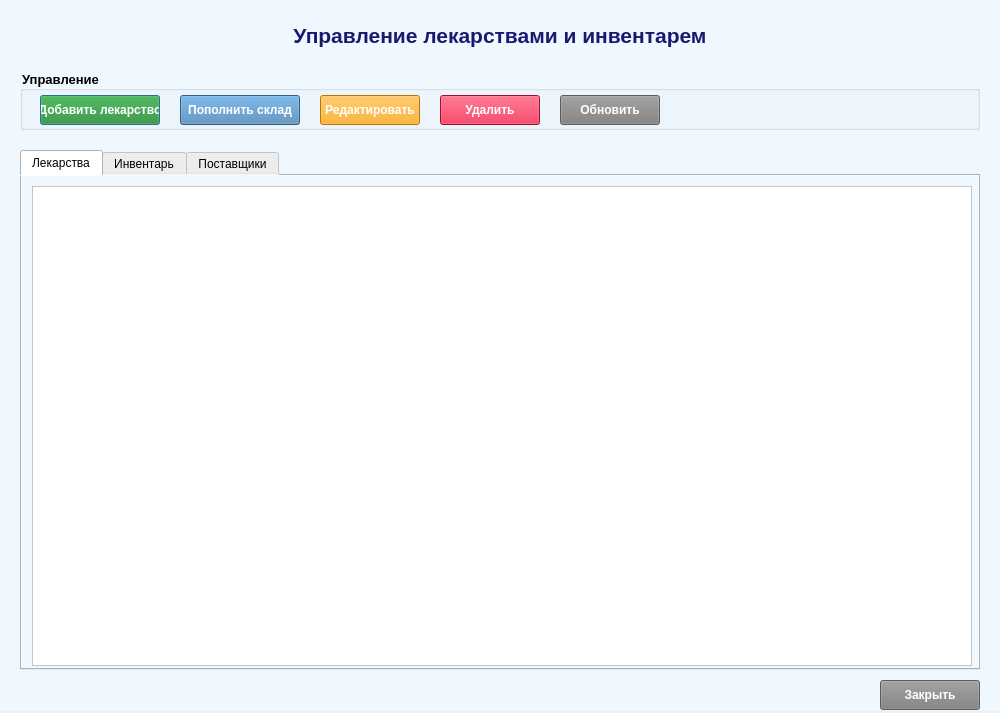
<?xml version="1.0" encoding="UTF-8"?>
<ui version="4.0">
 <class>ManageMedicinesDialog</class>
 <widget class="QDialog" name="ManageMedicinesDialog">
  <property name="geometry">
   <rect>
    <x>0</x>
    <y>0</y>
    <width>1000</width>
    <height>713</height>
   </rect>
  </property>
  <property name="windowTitle">
   <string>Управление лекарствами</string>
  </property>
  <property name="modal">
   <bool>true</bool>
  </property>
  <widget class="QWidget" name="centralwidget" native="true">
   <property name="geometry">
    <rect>
     <x>0</x>
     <y>0</y>
     <width>1001</width>
     <height>711</height>
    </rect>
   </property>
   <property name="styleSheet">
    <string notr="true">background-color: rgb(240, 248, 255);</string>
   </property>
   <widget class="QLabel" name="titleLabel">
    <property name="geometry">
     <rect>
      <x>20</x>
      <y>20</y>
      <width>960</width>
      <height>30</height>
     </rect>
    </property>
    <property name="font">
     <font>
      <pointsize>16</pointsize>
      <weight>75</weight>
      <bold>true</bold>
     </font>
    </property>
    <property name="styleSheet">
     <string notr="true">color: rgb(25, 25, 112);</string>
    </property>
    <property name="text">
     <string>Управление лекарствами и инвентарем</string>
    </property>
    <property name="alignment">
     <set>Qt::AlignCenter</set>
    </property>
   </widget>
   <widget class="QGroupBox" name="controlGroupBox">
    <property name="geometry">
     <rect>
      <x>20</x>
      <y>70</y>
      <width>960</width>
      <height>60</height>
     </rect>
    </property>
    <property name="font">
     <font>
      <pointsize>10</pointsize>
      <weight>75</weight>
      <bold>true</bold>
     </font>
    </property>
    <property name="title">
     <string>Управление</string>
    </property>
    <widget class="QPushButton" name="pushButton_add_medicine">
     <property name="geometry">
      <rect>
       <x>20</x>
       <y>25</y>
       <width>120</width>
       <height>30</height>
      </rect>
     </property>
     <property name="styleSheet">
      <string notr="true">background-color: rgb(34, 139, 34); color: white; font-weight: bold;</string>
     </property>
     <property name="text">
      <string>Добавить лекарство</string>
     </property>
    </widget>
    <widget class="QPushButton" name="pushButton_add_inventory">
     <property name="geometry">
      <rect>
       <x>160</x>
       <y>25</y>
       <width>120</width>
       <height>30</height>
      </rect>
     </property>
     <property name="styleSheet">
      <string notr="true">background-color: rgb(70, 130, 180); color: white; font-weight: bold;</string>
     </property>
     <property name="text">
      <string>Пополнить склад</string>
     </property>
    </widget>
    <widget class="QPushButton" name="pushButton_edit">
     <property name="geometry">
      <rect>
       <x>300</x>
       <y>25</y>
       <width>100</width>
       <height>30</height>
      </rect>
     </property>
     <property name="styleSheet">
      <string notr="true">background-color: rgb(255, 165, 0); color: white; font-weight: bold;</string>
     </property>
     <property name="text">
      <string>Редактировать</string>
     </property>
    </widget>
    <widget class="QPushButton" name="pushButton_delete">
     <property name="geometry">
      <rect>
       <x>420</x>
       <y>25</y>
       <width>100</width>
       <height>30</height>
      </rect>
     </property>
     <property name="styleSheet">
      <string notr="true">background-color: rgb(220, 20, 60); color: white; font-weight: bold;</string>
     </property>
     <property name="text">
      <string>Удалить</string>
     </property>
    </widget>
    <widget class="QPushButton" name="pushButton_refresh">
     <property name="geometry">
      <rect>
       <x>540</x>
       <y>25</y>
       <width>100</width>
       <height>30</height>
      </rect>
     </property>
     <property name="styleSheet">
      <string notr="true">background-color: rgb(128, 128, 128); color: white; font-weight: bold;</string>
     </property>
     <property name="text">
      <string>Обновить</string>
     </property>
    </widget>
   </widget>
   <widget class="QTabWidget" name="tabWidget">
    <property name="geometry">
     <rect>
      <x>20</x>
      <y>150</y>
      <width>960</width>
      <height>520</height>
     </rect>
    </property>
    <widget class="QWidget" name="medicinesTab">
     <attribute name="title">
      <string>Лекарства</string>
     </attribute>
     <widget class="QTableView" name="tableView_medicines">
      <property name="geometry">
       <rect>
        <x>10</x>
        <y>10</y>
        <width>940</width>
        <height>480</height>
       </rect>
      </property>
      <property name="styleSheet">
       <string notr="true">background-color: rgb(255, 255, 255);</string>
      </property>
      <property name="alternatingRowColors">
       <bool>true</bool>
      </property>
      <property name="selectionBehavior">
       <enum>QAbstractItemView::SelectRows</enum>
      </property>
     </widget>
    </widget>
    <widget class="QWidget" name="inventoryTab">
     <attribute name="title">
      <string>Инвентарь</string>
     </attribute>
     <widget class="QTableView" name="tableView_inventory">
      <property name="geometry">
       <rect>
        <x>10</x>
        <y>10</y>
        <width>940</width>
        <height>480</height>
       </rect>
      </property>
      <property name="styleSheet">
       <string notr="true">background-color: rgb(255, 255, 255);</string>
      </property>
      <property name="alternatingRowColors">
       <bool>true</bool>
      </property>
      <property name="selectionBehavior">
       <enum>QAbstractItemView::SelectRows</enum>
      </property>
     </widget>
    </widget>
    <widget class="QWidget" name="suppliersTab">
     <attribute name="title">
      <string>Поставщики</string>
     </attribute>
     <widget class="QTableView" name="tableView_suppliers">
      <property name="geometry">
       <rect>
        <x>10</x>
        <y>10</y>
        <width>940</width>
        <height>480</height>
       </rect>
      </property>
      <property name="styleSheet">
       <string notr="true">background-color: rgb(255, 255, 255);</string>
      </property>
      <property name="alternatingRowColors">
       <bool>true</bool>
      </property>
      <property name="selectionBehavior">
       <enum>QAbstractItemView::SelectRows</enum>
      </property>
     </widget>
    </widget>
   </widget>
   <widget class="QPushButton" name="pushButton_close">
    <property name="geometry">
     <rect>
      <x>880</x>
      <y>680</y>
      <width>100</width>
      <height>30</height>
     </rect>
    </property>
    <property name="styleSheet">
     <string notr="true">background-color: rgb(128, 128, 128); color: white; font-weight: bold;</string>
    </property>
    <property name="text">
     <string>Закрыть</string>
    </property>
   </widget>
  </widget>
 </widget>
 <resources/>
 <connections/>
</ui>
